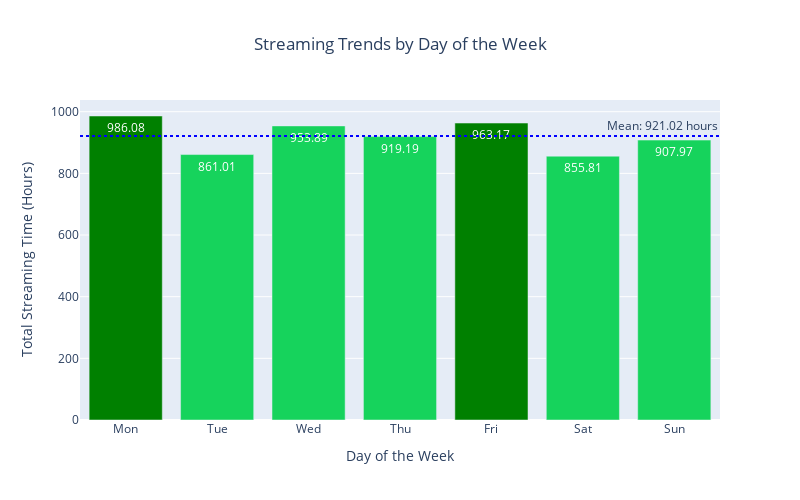

Notebook source saved alongside this figure:
### Markdown cell above
#### **Weekly `audio` streaming trend**

### Code cell
# Analyze trends based on the day of the week
trends_by_day = spotify_data.groupby(spotify_data['ts'].dt.dayofweek).agg({
    'ms_played': lambda x: x.sum() / (1000 * 60 * 60)
    }).reset_index()

# Get the top 2 days of the week
top_days = trends_by_day.nlargest(2, 'ms_played').index

fig = px.bar(trends_by_day, x='ts', y='ms_played',
             labels={'ms_played': 'Total Streaming Time (Hours)', 'ts': 'Day of the Week'},
             title='Streaming Trends by Day of the Week')

mean_trends_by_day = trends_by_day['ms_played'].mean()
fig.add_hline(y=mean_trends_by_day, 
              line_dash="dot", line_color="blue", 
              annotation_text=f'Mean: {mean_trends_by_day:.2f} hours',
              annotation_position="top right")

colors = ['green' if i in top_days else '#16D35C' for i in trends_by_day.index]
fig.update_traces(marker_color=colors,
                  text=trends_by_day['ms_played'].round(2), 
                  textposition='inside', 
                  textfont=dict(color='white'))

fig.update_layout(xaxis=dict(tickmode='array', tickvals=list(range(7)), ticktext=['Mon', 'Tue', 'Wed', 'Thu', 'Fri', 'Sat', 'Sun']),
                  title=dict(text='Streaming Trends by Day of the Week', x=0.5),
                  width=800, height=500)
fig.show()

### Figure 1 — Plotly figure (JSON) as saved in the notebook; plotly's stock layout.template omitted (floating-point values rounded to 4 significant figures)
{"data": [{"alignmentgroup": "True", "hovertemplate": "Day of the Week=%{x}<br>Total Streaming Time (Hours)=%{y}<extra></extra>", "legendgroup": "", "marker": {"color": ["green", "#16D35C", "#16D35C", "#16D35C", "green", "#16D35C", "#16D35C"], "pattern": {"shape": ""}}, "name": "", "offsetgroup": "", "orientation": "v", "showlegend": false, "text": [986.1, 861.0, 953.9, 919.2, 963.2, 855.8, 908.0], "textfont": {"color": "white"}, "textposition": "inside", "type": "bar", "x": [0, 1, 2, 3, 4, 5, 6], "xaxis": "x", "y": [986.1, 861.0, 953.9, 919.2, 963.2, 855.8, 908.0], "yaxis": "y"}], "layout": {"annotations": [{"showarrow": false, "text": "Mean: 921.02 hours", "x": 1, "xanchor": "right", "xref": "x domain", "y": 921.0, "yanchor": "bottom", "yref": "y"}], "barmode": "relative", "height": 500, "legend": {"tracegroupgap": 0}, "shapes": [{"line": {"color": "blue", "dash": "dot"}, "type": "line", "x0": 0, "x1": 1, "xref": "x domain", "y0": 921.0, "y1": 921.0, "yref": "y"}], "title": {"text": "Streaming Trends by Day of the Week", "x": 0.5}, "width": 800, "xaxis": {"anchor": "y", "domain": [0, 1], "tickmode": "array", "ticktext": ["Mon", "Tue", "Wed", "Thu", "Fri", "Sat", "Sun"], "tickvals": [0, 1, 2, 3, 4, 5, 6], "title": {"text": "Day of the Week"}}, "yaxis": {"anchor": "x", "domain": [0, 1], "title": {"text": "Total Streaming Time (Hours)"}}}}
